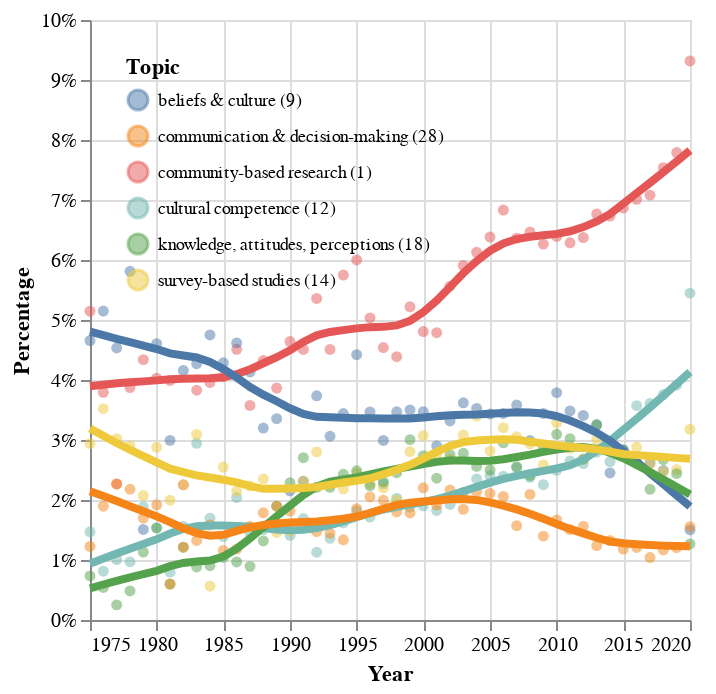

The cell this chart's notebook holds for it:
### Code cell
dftp_list6 = dft_list6.pivot_table(index=['Dominant_Topic','Year'],columns='Topic_Name_No', values='Percentage')
dftp_list6.reset_index(inplace=True)

base = alt.Chart(dftp_list6).mark_circle(opacity=0.5).transform_fold(
    fold=list6,
    as_=['Topic_Name_No', 'Percentage']
).encode(
    alt.X('Year:T'),
    alt.Y('Percentage:Q',axis=alt.Axis(format='%'), scale=alt.Scale(domain=[0, .1])),
    alt.Color('Topic_Name_No:N', 
    legend=alt.Legend(title="Topic", 
                      titleFont="Avenir", 
                      labelFont="Avenir", 
                      labelFontSize=9, 
                      orient='top-left'))).properties(width=300,height=300)
    
base+base.transform_loess('Year','Percentage',groupby=['Topic_Name_No']).mark_line(size=4)

### Figure 1 — Vega-Lite specification as saved in the notebook (floating-point values rounded to 4 significant figures; data arrays with more than 128 entries replaced by an {"elided": "..."} marker saying what was removed)
{"config": {"view": {"continuousWidth": 300, "continuousHeight": 300}}, "layer": [{"mark": {"type": "circle", "opacity": 0.5}, "encoding": {"color": {"field": "Topic_Name_No", "legend": {"labelFont": "Avenir", "labelFontSize": 9, "orient": "top-left", "title": "Topic", "titleFont": "Avenir"}, "type": "nominal"}, "x": {"field": "Year", "type": "temporal"}, "y": {"axis": {"format": "%"}, "field": "Percentage", "scale": {"domain": [0, 0.1]}, "type": "quantitative"}}, "transform": [{"fold": ["community-based research (1)", "cultural competence (12)", "beliefs & culture (9)", "knowledge, attitudes, perceptions (18)", "communication & decision-making (28)", "survey-based studies (14)"], "as": ["Topic_Name_No", "Percentage"]}]}, {"mark": {"type": "line", "size": 4}, "encoding": {"color": {"field": "Topic_Name_No", "legend": {"labelFont": "Avenir", "labelFontSize": 9, "orient": "top-left", "title": "Topic", "titleFont": "Avenir"}, "type": "nominal"}, "x": {"field": "Year", "type": "temporal"}, "y": {"axis": {"format": "%"}, "field": "Percentage", "scale": {"domain": [0, 0.1]}, "type": "quantitative"}}, "transform": [{"fold": ["community-based research (1)", "cultural competence (12)", "beliefs & culture (9)", "knowledge, attitudes, perceptions (18)", "communication & decision-making (28)", "survey-based studies (14)"], "as": ["Topic_Name_No", "Percentage"]}, {"loess": "Percentage", "on": "Year", "groupby": ["Topic_Name_No"]}]}], "data": {"name": "data-03b466c7368a3509cd5f975d04201644"}, "height": 300, "width": 300, "$schema": "https://vega.github.io/schema/vega-lite/v5.15.1.json", "datasets": {"data-03b466c7368a3509cd5f975d04201644": {"elided": "276 records"}}}
